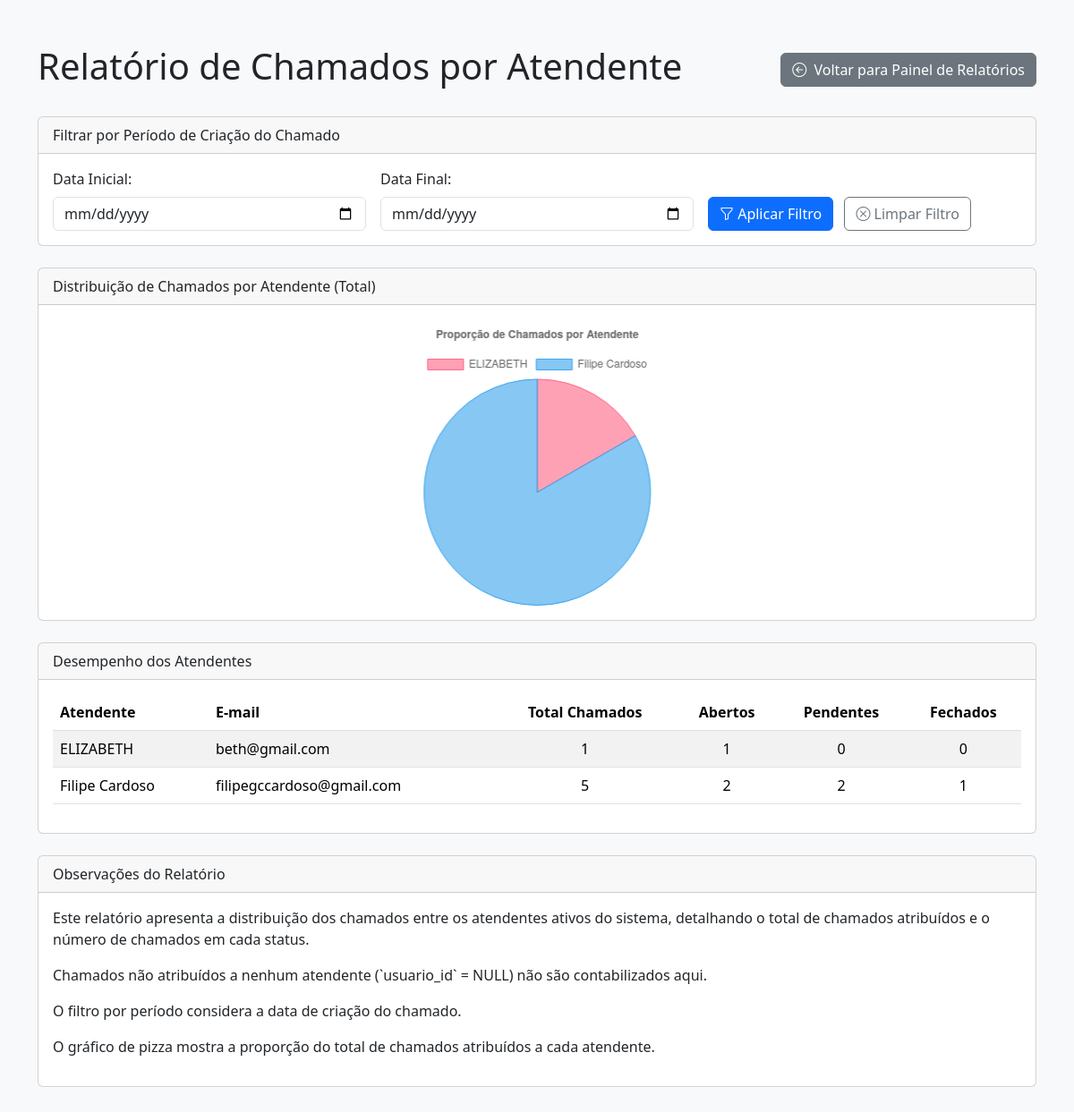
Page /reports_agent.php (signed in) on the committed database.
### tables this page shows
CREATE TABLE `usuarios` (
  `id` int NOT NULL AUTO_INCREMENT,
  `nome` varchar(255) NOT NULL,
  `email` varchar(255) NOT NULL,
  `senha` varchar(255) NOT NULL,
  `ativo` tinyint(1) NOT NULL DEFAULT '1',
  `role` enum('admin','atendente') NOT NULL DEFAULT 'atendente',
  `email_sender_name_type` enum('real_name','global_name') NOT NULL DEFAULT 'real_name' COMMENT 'Define o nome de exibiÃ§Ã£o no e-mail: nome real do usuÃ¡rio ou nome global do suporte.',
  `signature_html` mediumtext,
  PRIMARY KEY (`id`),
  UNIQUE KEY `email` (`email`)
);

### reports_agent.php (the view, shortened to what this page needs)
<?php
require_once __DIR__ . '/config/config.php';
$agent_reports = [];
$start_date = $_GET['start_date'] ?? '';
$end_date = $_GET['end_date'] ?? '';
$period_where = '';
try {
    $sql = "
        SELECT
            u.id,
            u.nome,
            u.email,
            COUNT(c.id) as total_chamados,
            COUNT(CASE WHEN c.status = 'Aberto' THEN 1 END) as abertos,
            COUNT(CASE WHEN c.status = 'Pendente' THEN 1 END) as pendentes,
            COUNT(CASE WHEN c.status = 'Fechado' THEN 1 END) as fechados
        FROM usuarios u
        LEFT JOIN chamados c ON u.id = c.usuario_id
        WHERE u.ativo = 1 " . $period_where . "
        GROUP BY u.id, u.nome, u.email
        ORDER BY u.nome ASC
    ";
    $stmt = $conn->prepare($sql);
    if ($stmt) {
        $stmt->execute();
        $agent_reports = $stmt->get_result()->fetch_all(MYSQLI_ASSOC);
    } else {
        error_log("Erro ao preparar query de relatório por atendente: " . $conn->error);
        $message = "<div class='alert alert-danger'>Erro ao preparar query de relatório por atendente.</div>";
    }
} catch (mysqli_sql_exception $e) {
    $message = "<div class='alert alert-danger'>Erro ao buscar dados do relatório: " . $e->getMessage() . "</div>";
}
$chart_labels = [];
$chart_data = [];
$chart_background_colors = [];
$chart_border_colors = [];
$colors = [
    'rgba(255, 99, 132, 0.6)', 'rgba(54, 162, 235, 0.6)', 'rgba(255, 206, 86, 0.6)',
    'rgba(75, 192, 192, 0.6)', 'rgba(153, 102, 255, 0.6)', 'rgba(255, 159, 64, 0.6)',
    'rgba(199, 199, 199, 0.6)', 'rgba(83, 102, 255, 0.6)', 'rgba(40, 159, 64, 0.6)',
    'rgba(201, 153, 102, 0.6)'
];
$border_colors = [
    'rgba(255, 99, 132, 1)', 'rgba(54, 162, 235, 1)', 'rgba(255, 206, 86, 1)',
    'rgba(75, 192, 192, 1)', 'rgba(153, 102, 255, 1)', 'rgba(255, 159, 64, 1)',
    'rgba(199, 199, 199, 1)', 'rgba(83, 102, 255, 1)', 'rgba(40, 159, 64, 1)',
    'rgba(201, 153, 102, 1)'
];
foreach ($agent_reports as $index => $report) {
    $chart_labels[] = htmlspecialchars($report['nome']);
    $chart_data[] = $report['total_chamados'];
    $chart_background_colors[] = $colors[$index % count($colors)];
    $chart_border_colors[] = $border_colors[$index % count($border_colors)];
}
$chart_labels_json = json_encode($chart_labels);
$chart_data_json = json_encode($chart_data);
$chart_background_colors_json = json_encode($chart_background_colors);
$chart_border_colors_json = json_encode($chart_border_colors);
?>
<!DOCTYPE html>
<html lang="pt-br">
<head>
    <link href="https://cdn.jsdelivr.net/npm/bootstrap@5.3.3/dist/css/bootstrap.min.css" rel="stylesheet">
    <link rel="stylesheet" href="https://cdn.jsdelivr.net/npm/bootstrap-icons@1.11.3/font/bootstrap-icons.min.css">
</head>
<body>
    <div class="container">
        <div class="d-flex justify-content-between align-items-center mb-4">
            <h1>Relatório de Chamados por Atendente</h1>
            <a href="reports_dashboard.php" class="btn btn-secondary"><i class="bi bi-arrow-left-circle me-1"></i> Voltar para Painel de Relatórios</a>
        </div>
        <div class="card mb-4">
            <div class="card-header">Filtrar por Período de Criação do Chamado</div>
            <div class="card-body">
                <form action="reports_agent.php" method="GET" class="row g-3 align-items-end">
                    <div class="col-md-4">
                        <label for="start_date" class="form-label">Data Inicial:</label>
                        <input type="date" class="form-control" id="start_date" name="start_date" value="<?php echo htmlspecialchars($start_date); ?>">
                    </div>
                    <div class="col-md-4">
                        <label for="end_date" class="form-label">Data Final:</label>
                        <input type="date" class="form-control" id="end_date" name="end_date" value="<?php echo htmlspecialchars($end_date); ?>">
                    </div>
                    <div class="col-md-4">
                        <button type="submit" class="btn btn-primary me-2"><i class="bi bi-funnel"></i> Aplicar Filtro</button>
                        <a href="reports_agent.php" class="btn btn-outline-secondary"><i class="bi bi-x-circle"></i> Limpar Filtro</a>
                    </div>
                </form>
            </div>
        </div>
        <div class="card mb-4">
            <div class="card-header">Distribuição de Chamados por Atendente (Total)</div>
            <div class="card-body">
                <div class="chart-container">
                    <canvas id="agentPieChart"></canvas>
                </div>
            </div>
        </div>
        <div class="card mb-4">
            <div class="card-header">Desempenho dos Atendentes</div>
            <div class="card-body">
                <table class="table table-striped table-hover">
                    <thead>
                        <tr>
                            <th>Atendente</th>
                            <th>E-mail</th>
                            <th class="text-center">Total Chamados</th>
                            <th class="text-center">Abertos</th>
                            <th class="text-center">Pendentes</th>
                            <th class="text-center">Fechados</th>
                        </tr>
                    </thead>
                    <tbody>
                        <?php if (empty($agent_reports)): ?>
                            <tr>
                                <td colspan="6" class="text-center text-muted">Nenhum dado de atendente encontrado.</td>
                            </tr>
                        <?php else: ?>
                            <?php foreach ($agent_reports as $report): ?>
                                <tr>
                                    <td><?php echo htmlspecialchars($report['nome']); ?></td>
                                    <td><?php echo htmlspecialchars($report['email']); ?></td>
                                    <td class="text-center"><?php echo $report['total_chamados']; ?></td>
                                    <td class="text-center"><?php echo $report['abertos']; ?></td>
                                    <td class="text-center"><?php echo $report['pendentes']; ?></td>
                                    <td class="text-center"><?php echo $report['fechados']; ?></td>
                                </tr>
                            <?php endforeach; ?>
                        <?php endif; ?>
                    </tbody>
                </table>
            </div>
        </div>
        <div class="card">
            <div class="card-header">Observações do Relatório</div>
            <div class="card-body">
                <p>Este relatório apresenta a distribuição dos chamados entre os atendentes ativos do sistema, detalhando o total de chamados atribuídos e o número de chamados em cada status.</p>
                <p>Chamados não atribuídos a nenhum atendente (`usuario_id` = NULL) não são contabilizados aqui.</p>
                <p>O filtro por período considera a data de criação do chamado.</p>
                <p>O gráfico de pizza mostra a proporção do total de chamados atribuídos a cada atendente.</p>
            </div>
        </div>
    </div>
    <script>
        const ctxAgentPie = document.getElementById('agentPieChart');
        const agentLabels = <?php echo $chart_labels_json; ?>;
        const agentData = <?php echo $chart_data_json; ?>;
        const agentBackgroundColors = <?php echo $chart_background_colors_json; ?>;
        const agentBorderColors = <?php echo $chart_border_colors_json; ?>;
        new Chart(ctxAgentPie, {
            type: 'pie', // Tipo de gráfico: pizza
            data: {
                labels: agentLabels,
                datasets: [{
                    label: 'Total de Chamados',
                    data: agentData,
                    backgroundColor: agentBackgroundColors,
                    borderColor: agentBorderColors,
                    borderWidth: 1
                }]
            },
            options: {
                responsive: true,
                maintainAspectRatio: false, // Permite controlar a altura/largura via CSS
                plugins: {
                    title: {
                        display: true,
                        text: 'Proporção de Chamados por Atendente'
                    },
                    tooltip: {
                        callbacks: {
                            label: function(context) {
                                let label = context.label || '';
                                if (label) {
                                    label += ': ';
                                }
                                if (context.parsed !== null) {
                                    label += context.parsed;
                                    // Adiciona porcentagem
                                    const total = context.dataset.data.reduce((a, b) => a + b, 0);
                                    const percentage = total > 0 ? ((context.parsed / total) * 100).toFixed(2) : 0;
                                    label += ` (${percentage}%)`;
                                }
                                return label;
                            }
                        }
                    }
                }
            }
        });
    </script>
</body>
</html>

### reports_agent.php (style rules this page uses)
body { background-color: #f8f9fa; }
.container { margin-top: 50px; margin-bottom: 50px; }
.chart-container { position: relative; height: 40vh; width: 80%; margin: auto; }

### rows in the picture
usuarios: nome "ELIZABETH", email "beth@gmail.com", total_chamados "1", abertos "1", pendentes "0", fechados "0"
usuarios: nome "Filipe Cardoso", email "filipegccardoso@gmail.com", total_chamados "5", abertos "2", pendentes "2", fechados "1"

### other values in the picture
chart data {{ $chart_labels_json }} ["ELIZABETH","Filipe Cardoso"]
chart data {{ $chart_data_json }} [1,5]
chart data {{ $chart_background_colors_json }} ["rgba(255, 99, 132, 0.6)","rgba(54, 162, 235, 0.6)"]
chart data {{ $chart_border_colors_json }} ["rgba(255, 99, 132, 1)","rgba(54, 162, 235, 1)"]
